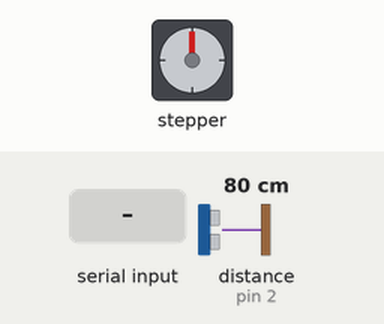
This sketch was run on a simulated Arduino Uno, built with avr-gcc and run on an emulated ATmega328P. Parts: stepper motor. The test bench sets the inputs (shaded band); at power-on: distance to the obstacle (sensor on pin 2) 80 cm. The echo pulse lasts 58.3 µs per cm; stepper angles assume 2038 steps per turn; what the sketch prints to the serial monitor is not drawn.

Above: at 0.8 s.
0.9 s: "1" received over Serial
At 1.69 s:
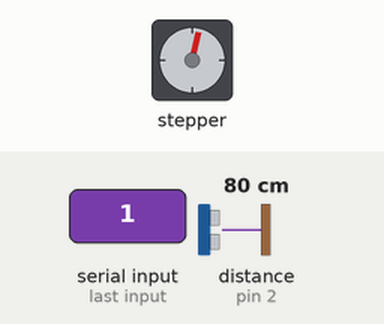
At 2.57 s:
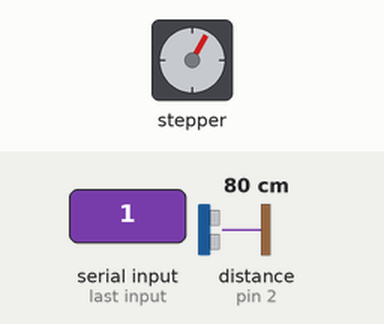
3.9 s: distance to the obstacle (sensor on pin 2) set to 2 cm
At 4.19 s:
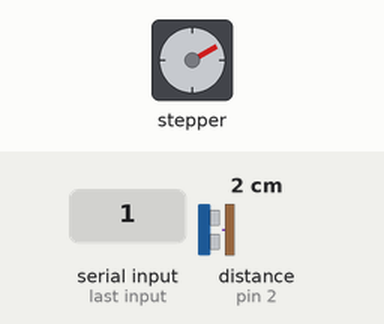
6.9 s: distance to the obstacle (sensor on pin 2) set to 35 cm
At 7.15 s:
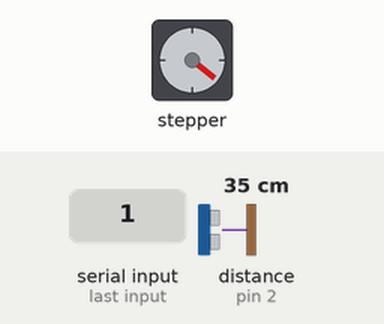
9.9 s: distance to the obstacle (sensor on pin 2) set to 299 cm
12.9 s: distance to the obstacle (sensor on pin 2) set to 4 cm
15.9 s: distance to the obstacle (sensor on pin 2) set to 18 cm
Timing chart, 0 to 19.9 s (numbered marks = the images above; inputs shaded):
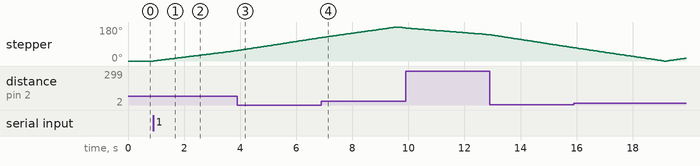

Measured:
- after the input at 0.9 s, stepper: keeps turning clockwise at about 19°/s, starting at once

The sketch:

sonar.ino
```cpp
/* Example sketch to control a 28BYJ-48 stepper motor with ULN2003 driver board and Arduino UNO. More info: https://www.makerguides.com */

// Include the Arduino Stepper.h library:
#include <Stepper.h>

// Define number of steps per rotation:
const int stepsPerRevolution = 2038;
const float stepsPerDeegre = stepsPerRevolution / 360;
const int sweep_deg = 180;
const int sweep = stepsPerRevolution * (sweep_deg/360.0);
const int steps = 7;
float currentAngle = 0;
int direction = 1;
int trigPin = 3;    // TRIG pin
int echoPin = 2;    // ECHO pin

float duration_us, distance_cm;

// Create stepper object called 'myStepper', note the pin order:
Stepper stepper = Stepper(stepsPerRevolution, 8, 10, 9, 11);

void setup() {
  // Set the speed to 5 rpm:
 stepper.setSpeed(5);

  // Begin Serial communication at a baud rate of 9600:
  Serial.begin(115200);
  pinMode(trigPin, OUTPUT);
  // configure the echo pin to input mode
  pinMode(echoPin, INPUT);
  while(Serial.available()<=0){delay(30);};
}
float measure(int samples){
  float sum = 0;
  noInterrupts();
  for(int i =0;i<samples;i++){
    digitalWrite(trigPin, HIGH);
    delayMicroseconds(10);
    digitalWrite(trigPin, LOW);
    sum += pulseIn(echoPin, HIGH);
  }
  interrupts();
  return sum/(float)samples;
}
void writeInt(int val){
  for(int i=0;i<32;i+=8){
    Serial.write((val>>i)&255);
  }
}
void sendData(float distance,int step){
  float angle = (step / (float)sweep) * sweep_deg;
  if(direction == -1){
    angle = sweep_deg - angle;
  }
  int angle_parsed = (angle*100);
  int distance_parsed = (distance*100);
  writeInt(angle_parsed);
  writeInt(distance_parsed);
}
void loop() {
  for(int _step =0;_step < sweep;_step+=steps){
    delay(5);
    stepper.step(steps * direction);
    delay(5);

    duration_us = measure(3);
    distance_cm = 0.017 * duration_us;

    sendData(distance_cm,_step);

  }
  direction *= -1;
  delay(50);
  for(int i =0;i<8;i++)
    Serial.write(0xFE);
}
```
